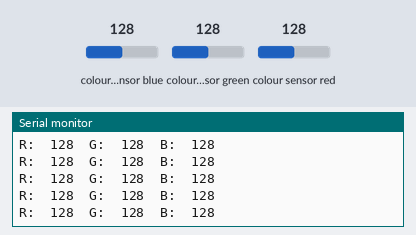
A sketch run on a simulated Arduino Uno, built with avr-gcc and run on an emulated ATmega328P. On the bench: the last lines printed to the serial monitor. Inputs (shaded band) come from the test bench; at power-on: colour sensor red 128, colour sensor green 128, colour sensor blue 128.

Above: at 5.0 s.
5.1 s: colour sensor red set to 102
At 5.16 s:
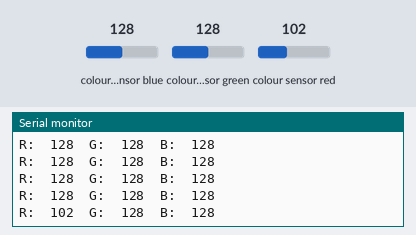
8.1 s: colour sensor red set to 96
At 8.12 s:
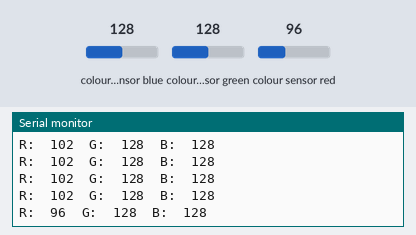
14.1 s: colour sensor green set to 102
At 14.18 s:
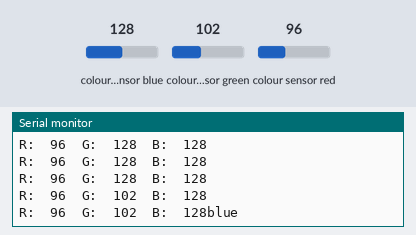
15.6 s: colour sensor green set to 96
At 15.6 s:
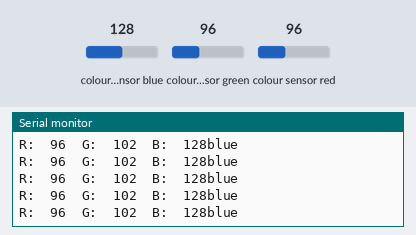
Timing chart, 0 to 18.5 s (numbered marks = the images above; inputs shaded):
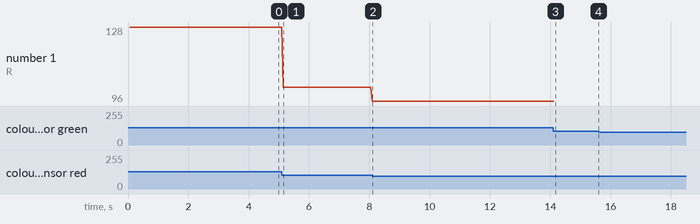

The sketch:

Farbsensor.ino
```cpp
#include <Wire.h>
#include "Adafruit_TCS34725.h"

  // Connect VDD    to 3.3V DC
   //Connect GROUND to common ground */
/* Initialise with default values (int time = 2.4ms, gain = 1x) */
// Adafruit_TCS34725 tcs = Adafruit_TCS34725();
#define SCL   SCL21
#define SDA   SDA20
String color = ""; //reading

/* Initialise with specific int time and gain values */
Adafruit_TCS34725 tcs = Adafruit_TCS34725(TCS34725_INTEGRATIONTIME_614MS, TCS34725_GAIN_1X);

void setup(void) {
  Serial.begin(9600);

  if (tcs.begin()) {
    Serial.println("Found sensor");
  } else {
    Serial.println("No TCS34725 found ... check your connections");
    while (1);


}
  // Now we're ready to get readings!
}

void loop(void) {
   float red, green, blue;
  tcs.getRGB(&red, &green, &blue);

  Serial.print("R:\t"); Serial.print(int(red));
  Serial.print("\tG:\t"); Serial.print(int(green));
  Serial.print("\tB:\t"); Serial.print(int(blue));
  Serial.println(color);

  if ((red > 170) && (green < 55) && (blue < 45)) {
color = "red";
}
else if ((red < green) && (green > 100) && (blue < 34)) {
color = "green";
}
else if ((red < blue) && (green < blue) && (blue > 100)) {
color = "blue";
}
else if ((red < 110 ) && (green < 100) && (blue < 70 )) {
color = "yellow";
}
else if ((red < 170 ) && (green > 45) && (blue < 40  )) {
color = "orange";
}
else if ((red < 140) && (green > 50) && (blue < 35)) {
color = "purple";
}
 Serial.print("\n");

}
```

Measured:
- after the input at 5.1 s, the serial monitor: prints a new line after 0.05 s (image 1)
- after the input at 8.1 s, the serial monitor: prints a new line at once (image 2)
- after the input at 14.1 s, the serial monitor: prints a new line at once (image 3)
- plotted number 1: 128 → 102 after the input at 5.1 s, 102 → 96 after the input at 8.1 s
